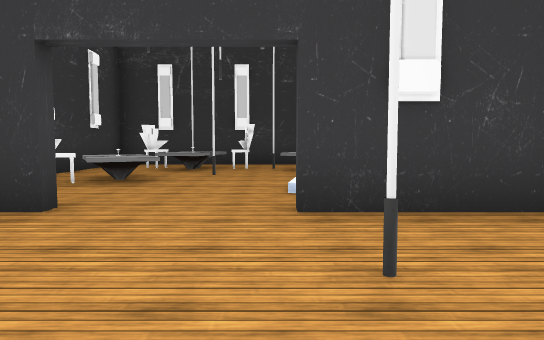
view 1 (above)

18 first-person views from a walk through a scene from a Unity 3-D project. The camera is 1.2 m above the floor, tilts 4° down and sees 70° across. The floor is counted in squares, 2 m on a side. Each view is taken from the middle of a square. On the plan, view 1 faces up. The plan holds only what a view shows up to about 11 squares ahead; the rest is blank. The place goes on beyond the plan. The player character is not drawn. Some surface patterns are stand-ins.

view 2
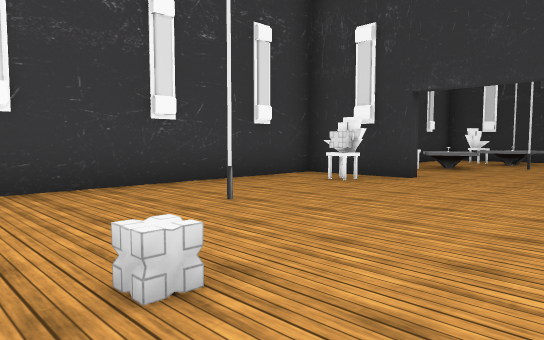

view 3
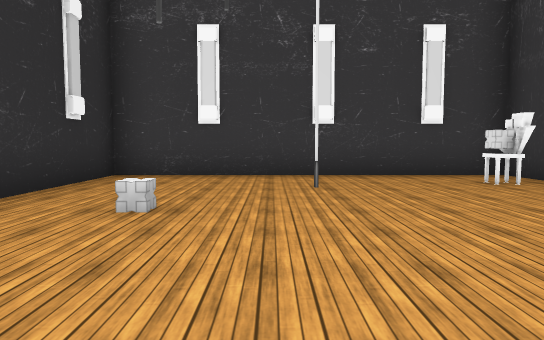

view 4
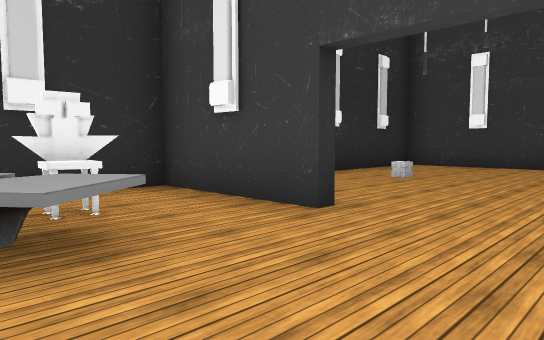

view 5
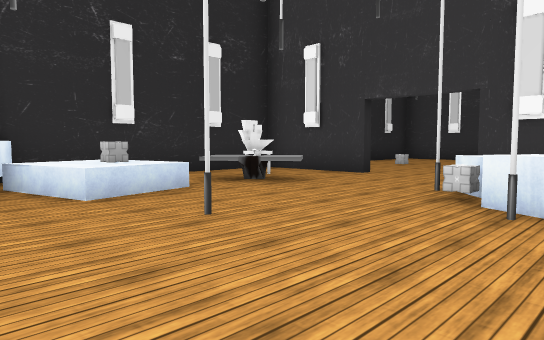

view 6
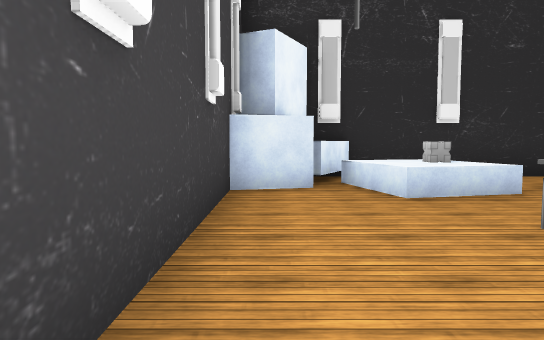

view 7
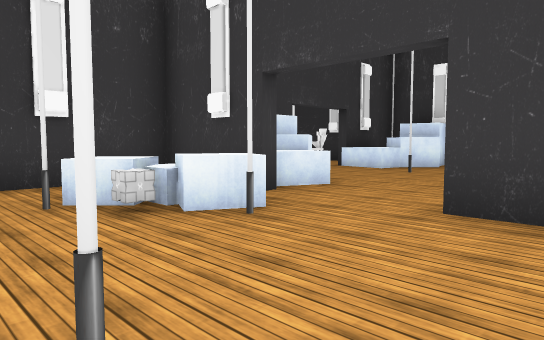

view 8
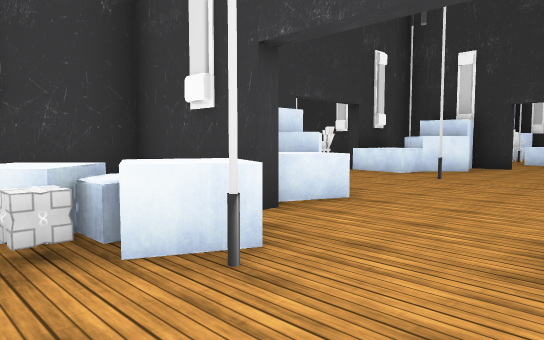

view 9
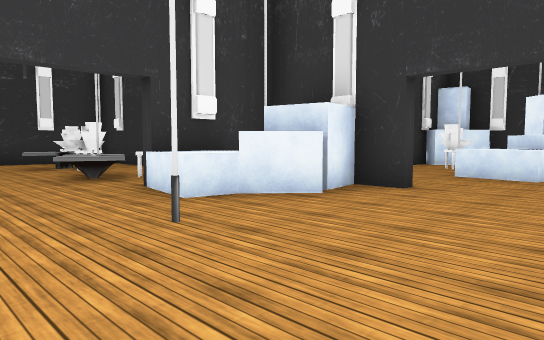

view 10
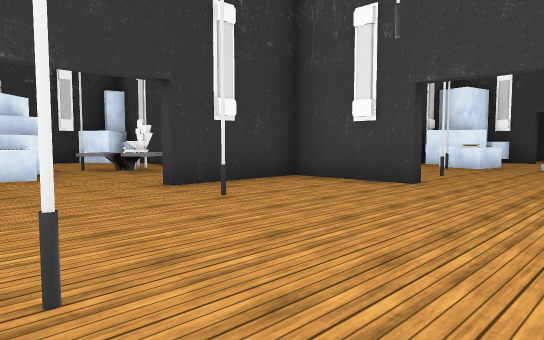

view 11
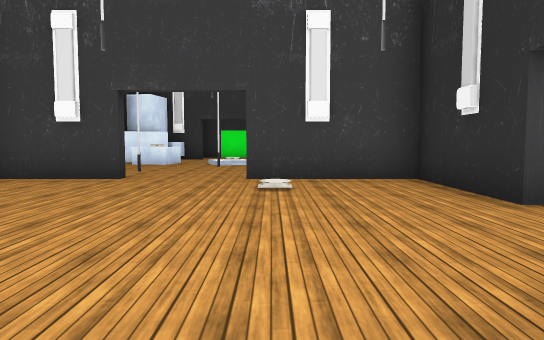

view 12
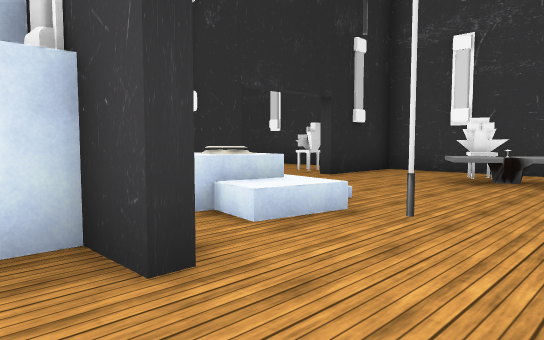

view 13
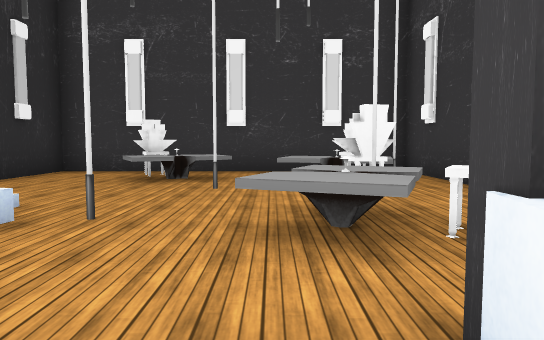

view 14
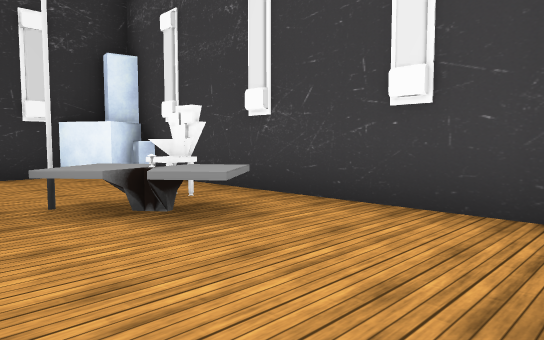

view 15
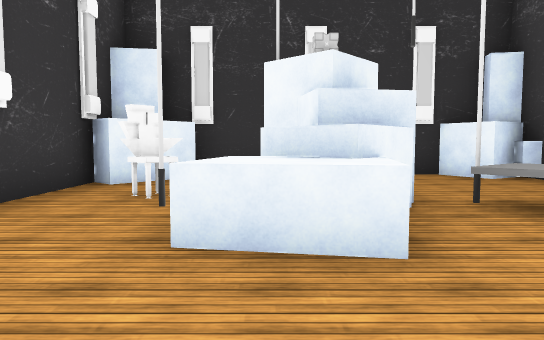

view 16
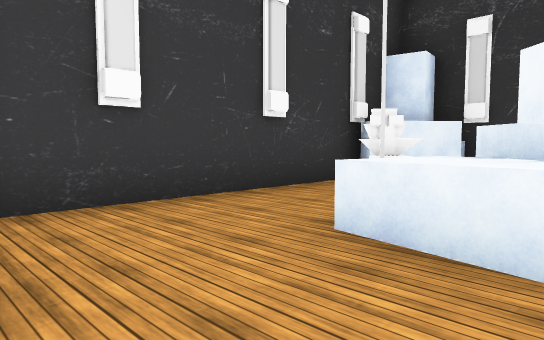

view 17
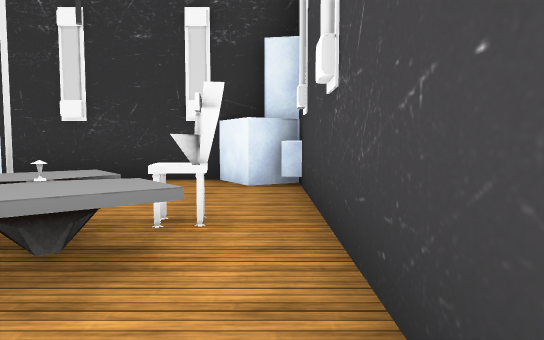

view 18
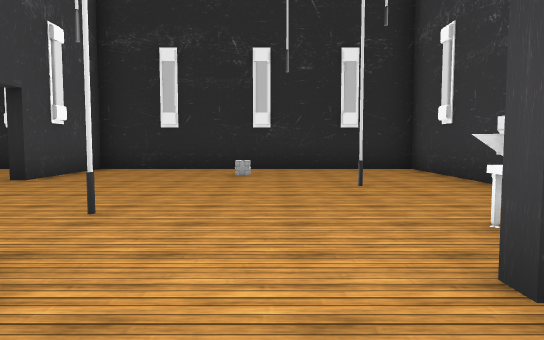

### Floor plan
Points are (right, up) in squares from view 1. A wall is a line through its corners. A room is listed if a view was taken in it or the views show most of it. See-through windows are left out.
Room 1 (views 1, 2)
walls: (-1.9, 3.3) (-4.2, 3.3) (-4.2, -3.9) (2.9, -3.9) (2.9, -1.1); (2.4, 3.3) (0.1, 3.3)
ways out: opening at (3, -0.5) to room 2; opening at (-0.5, 4) to room 3
objects: chair (-3, 3)
Room 2 (views 3, 4, 5, 6, 7, 8)
walls: (9.3, -2.2) (10.4, -1.9) (10.4, 2.4); (5.6, 3.3) (3.2, 3.3) (3.2, 0.9); (8.5, 3.3) (7.6, 3.3); (3.2, -1.1) (3.2, -3.9) (9.2, -3.9); (8.6, -4) (9.3, -2.6)
low walls: (7, -1.6) (8.6, -1.2); (8.7, -2) (9, -2.9)
ways out: opening at (3, -0.5) to room 1; opening at (7, 4) to room 3
objects: chair (5, -2); table (5, -2) to (6, -1); block (5, 1) to (5, 2); block (6, 2); block (6, 3); other object (8, -2)
Room 3 (views 9, 10, 11, 12, 13, 14, 15, 16, 17, 18)
walls: (5.7, 10.8) (3.2, 10.8) (3.2, 8.5); (0.7, 10.8) (-4.2, 10.8) (-4.2, 3.6) (-1.9, 3.6); (3.2, 6.5) (3.2, 5.6); (10.4, 8.5) (10.4, 10.8) (7.7, 10.8); (10.4, 11.5) (10.4, 17.9) (9.7, 17.4) (9.2, 18.3) (4.4, 18.3); (3.2, 17) (3.2, 11.6); (7.6, 3.6) (10.4, 3.6) (10.4, 6.5); (0.1, 3.6) (1.1, 3.6); (4.7, 17.8) (3.7, 16.6)
low walls: (3.7, 8.4) (3, 8.5); (6.8, 13) (5.3, 13.2); (5.6, 4.6) (5.3, 3.8)
ways out: opening at (-0.5, 4) to room 1; opening at (7, 4) to room 2; opening at (11, 7.5)
objects: chair (-3, 6); table (-3, 6) to (-2, 7); chair (-3, 9); table (-2, 8) to (-1, 10); chair (-1, 9) to (0, 9); block (1, 5); table (1, 8) to (2, 9); chair (1, 10) to (2, 10); other object (2, 5); cube (3, 5); block (4, 5) to (5, 5); block (4, 9) to (5, 10); cube (4, 11); chair (5, 15); block (6, 14) to (7, 15); block (6, 16) to (7, 16); table (8, 14) to (9, 15); other object (9, 6); chair (9, 15)

Where each view was taken, in squares from view 1:
view 1: 0 up, 0 right, facing up
view 2: 3 down, 1 right, facing up-left
view 3: 1 down, 3 right, facing left
view 4: 1 up, 6 right, facing down-left
view 5: 3 up, 10 right, facing down-left
view 6: 3 up, 10 right, facing down
view 7: 0 up, 9 right, facing up-left
view 8: 1 up, 8 right, facing up-left
view 9: 6 up, 8 right, facing up-left
view 10: 6 up, 5 right, facing up-right
view 11: 6 up, 4 right, facing right
view 12: 8 up, 4 right, facing down-left
view 13: 8 up, 4 right, facing left
view 14: 11 up, 7 right, facing up-right
view 15: 11 up, 6 right, facing up
view 16: 11 up, 7 right, facing up-left
view 17: 12 up, 10 right, facing up
view 18: 5 up, 1 left, facing down
